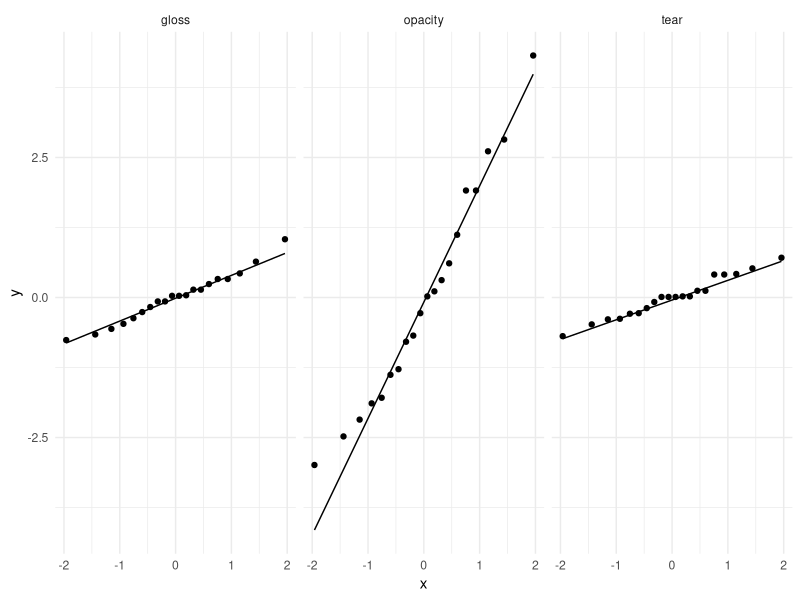
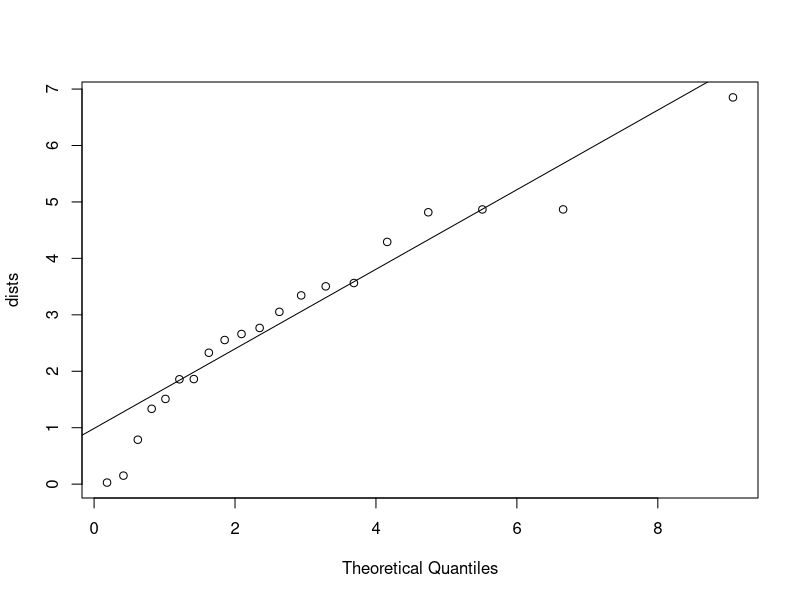

Write the R code that produced these figures, in order.
## ---- chunk 1
knitr::opts_chunk$set(cache=FALSE)
options(knitr.kable.NA = '-')
## ---- chunk 2
## Example on producing plastic film 
## from Krzanowski (1998, p. 381)
tear <- c(6.5, 6.2, 5.8, 6.5, 6.5, 6.9, 7.2, 
          6.9, 6.1, 6.3, 6.7, 6.6, 7.2, 7.1, 
          6.8, 7.1, 7.0, 7.2, 7.5, 7.6)
gloss <- c(9.5, 9.9, 9.6, 9.6, 9.2, 9.1, 10.0, 
           9.9, 9.5, 9.4, 9.1, 9.3, 8.3, 8.4, 
           8.5, 9.2, 8.8, 9.7, 10.1, 9.2)
opacity <- c(4.4, 6.4, 3.0, 4.1, 0.8, 5.7, 2.0, 
             3.9, 1.9, 5.7, 2.8, 4.1, 3.8, 1.6, 
             3.4, 8.4, 5.2, 6.9, 2.7, 1.9)
## ---- chunk 3
Y <- cbind(tear, gloss, opacity)
Y_low <- Y[1:10,]
Y_high <- Y[11:20,]
n <- nrow(Y); p <- ncol(Y); g <- 2

W <- (nrow(Y_low) - 1)*cov(Y_low) + 
  (nrow(Y_high) - 1)*cov(Y_high)
B <- (n-1)*cov(Y) - W
(Lambda <- det(W)/det(W+B))
## ---- chunk 4
transf_lambda <- -(n - 1 - 0.5*(p + g))*log(Lambda)
transf_lambda > qchisq(0.95, p*(g-1))
# Or if you want a p-value
pchisq(transf_lambda, p*(g-1), lower.tail = FALSE)
## ---- chunk 5
# R has a function for MANOVA
# But first, create factor variable
rate <- gl(g, 10, labels = c("Low", "High"))

fit <- manova(Y ~ rate)
summary_tbl <- broom::tidy(fit, test = "Wilks")
# Or you can use the summary function
## ---- chunk 6
knitr::kable(summary_tbl, digits = 3)
## ---- chunk 7
# Check residuals for evidence of normality
library(tidyverse)
resids <- residuals(fit)

data_plot <- gather(as.data.frame(resids),
                    variable, residual)

ggplot(data_plot, aes(sample = residual)) + 
  stat_qq() + stat_qq_line() +
  facet_grid(. ~ variable) + 
  theme_minimal()
## ---- chunk 8
# Next: Chi-squared plot
Sn <- cov(resids)
dists <- mahalanobis(resids, colMeans(resids), Sn)
df <- mean(dists)

qqplot(qchisq(ppoints(dists), df = df),
       dists, xlab = "Theoretical Quantiles")
qqline(dists, distribution = function(p) {
  qchisq(p, df = df)
  })
## ---- chunk 9
knitr::kable(broom::tidy(fit), digits = 3)
## ---- chunk 10
knitr::kable(broom::tidy(fit, test = "Hotelling-Lawley"), 
             digits = 3)
